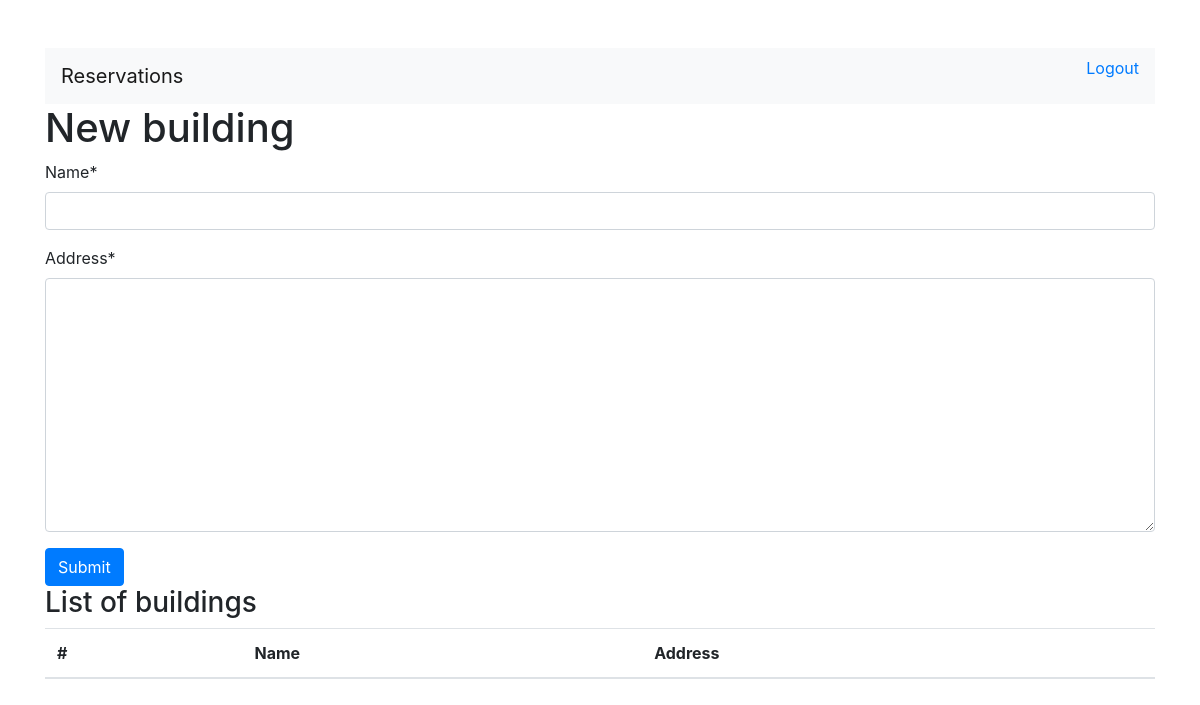
/buildings (signed in), run on an earlier commit of the app's database.
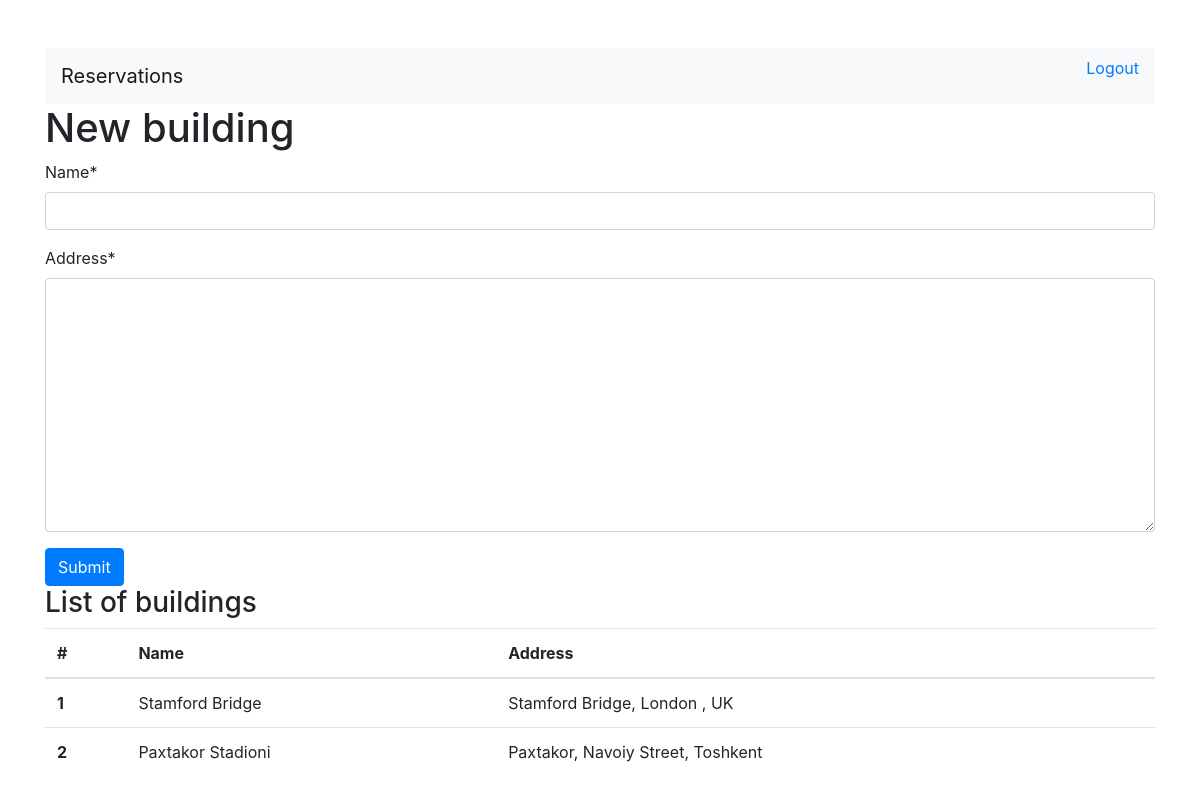
And on a later commit of the database.
### accounts/models.py (models this page shows, shortened)
class Building(models.Model):
    name = models.CharField(max_length=100, unique=True)
    address = models.TextField()

### accounts/views.py (the view)
# urls.py: path("buildings", views.buildings, name="buildings"),
@login_required
def buildings(request):
	if request.user.is_superuser:
		if request.method == 'POST':
			form = BuildingForm(request.POST)
			if form.is_valid():
				building = form.save(commit=True)
				building.save()
				messages.success(request, "Building successful.")
			else:
				messages.error(request, "Can't add building.")
	form = BuildingForm()
	buildings = Building.objects.all()
	return render(request, "main/buildings.html", context={"building_form": form,
															   "buildings": buildings})

### accounts/forms.py
class BuildingForm(forms.ModelForm):
	class Meta:
		model = Building
		fields = ("name", "address")

### templates/main/buildings.html (shortened to what this page needs)
{% extends "main/header.html" %}
{% block content %}
{% load crispy_forms_tags %}
<div class="container py-5">
<nav class="navbar navbar-light bg-light">
  <a class="navbar-brand" href="/">
    Reservations
  </a>
	<p class="text-center"><a href="/logout">Logout</a></p>
</nav>
	<h1>New building</h1>
	<form method="POST">
		{{ building_form|crispy }}
		<button class="btn btn-primary" type="submit">Submit</button>
	</form>
	<h3>List of buildings</h3>
	<table class="table">
  	<thead>
    <tr>
      	<th scope="col">#</th>
      	<th scope="col">Name</th>
      	<th scope="col">Address</th>
    </tr>
  </thead>
  <tbody>
  	{% for b in buildings %}
    <tr>
      	<th scope="row">{{ forloop.counter }}</th>
      	<td>{{ b.name }}</td>
      	<td>{{ b.address }}</td>
	</tr>
  {% endfor %}
  </tbody>
</table>
</div>
{% endblock %}

What changed in the data, as far as the page shows it:
added Building: name "Stamford Bridge", address "Stamford Bridge, London , UK"
added Building: name "Paxtakor Stadioni", address "Paxtakor, Navoiy Street, Toshkent"
